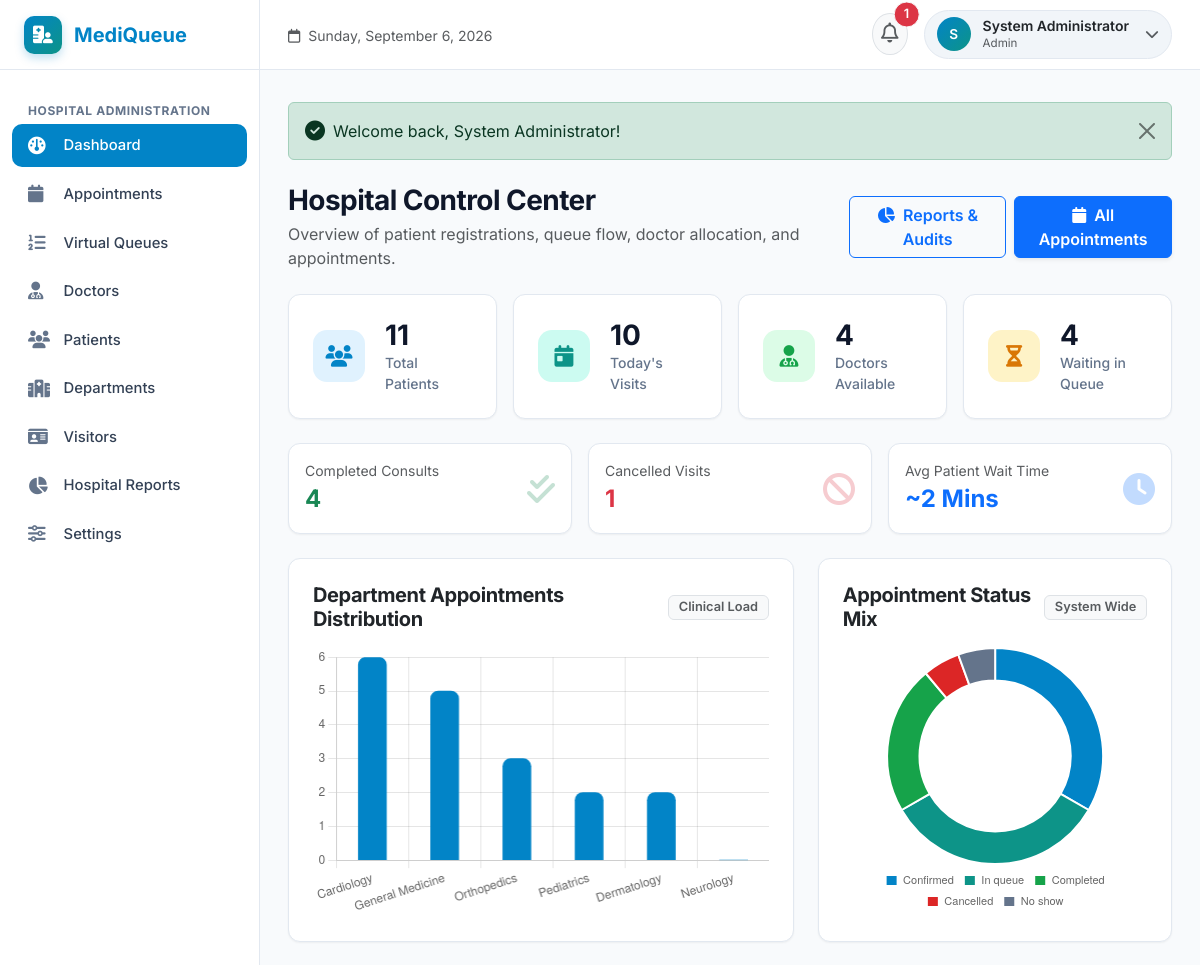
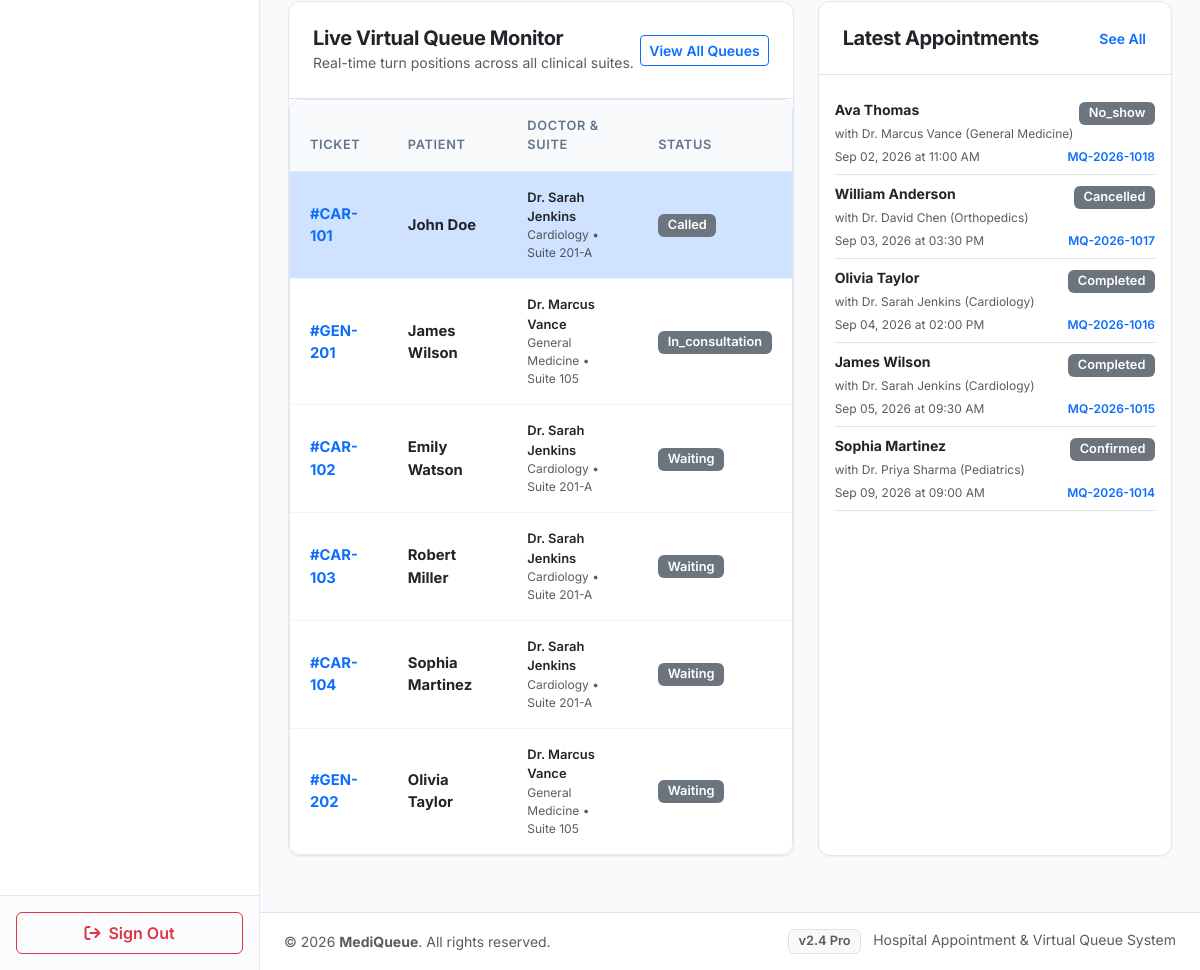
Page /admin/dashboard.php (signed in) on the committed database (2 pictures, top to bottom).
### tables this page shows
CREATE TABLE `queues` (
  `id` INT AUTO_INCREMENT PRIMARY KEY,
  `appointment_id` INT NOT NULL,
  `patient_id` INT NOT NULL,
  `doctor_id` INT NOT NULL,
  `queue_number` VARCHAR(50) NOT NULL,
  `queue_position` INT NOT NULL DEFAULT 1,
  `estimated_waiting_time` INT NOT NULL DEFAULT 15,
  `status` ENUM('waiting', 'called', 'in_consultation', 'completed', 'cancelled', 'no_show') DEFAULT 'waiting',
  `joined_at` TIMESTAMP DEFAULT CURRENT_TIMESTAMP,
  `called_at` TIMESTAMP NULL DEFAULT NULL,
  `completed_at` TIMESTAMP NULL DEFAULT NULL,
  CONSTRAINT `fk_queue_appointment` FOREIGN KEY (`appointment_id`) REFERENCES `appointments` (`id`) ON DELETE CASCADE,
  CONSTRAINT `fk_queue_patient` FOREIGN KEY (`patient_id`) REFERENCES `patients` (`id`) ON DELETE CASCADE,
  CONSTRAINT `fk_queue_doctor` FOREIGN KEY (`doctor_id`) REFERENCES `doctors` (`id`) ON DELETE CASCADE,
  INDEX `idx_queue_doc_status` (`doctor_id`, `status`)
);

CREATE TABLE `users` (
  `id` INT AUTO_INCREMENT PRIMARY KEY,
  `name` VARCHAR(150) NOT NULL,
  `email` VARCHAR(150) NOT NULL UNIQUE,
  `password` VARCHAR(255) NOT NULL,
  `role` ENUM('patient', 'doctor', 'admin') NOT NULL DEFAULT 'patient',
  `phone` VARCHAR(30) NULL,
  `status` ENUM('active', 'inactive') NOT NULL DEFAULT 'active',
  `avatar` VARCHAR(255) NULL,
  `created_at` TIMESTAMP DEFAULT CURRENT_TIMESTAMP
);

CREATE TABLE `departments` (
  `id` INT AUTO_INCREMENT PRIMARY KEY,
  `department_name` VARCHAR(100) NOT NULL,
  `description` TEXT NULL,
  `icon` VARCHAR(50) DEFAULT 'fa-stethoscope',
  `created_at` TIMESTAMP DEFAULT CURRENT_TIMESTAMP
);

CREATE TABLE `doctors` (
  `id` INT AUTO_INCREMENT PRIMARY KEY,
  `user_id` INT NOT NULL,
  `department_id` INT NOT NULL,
  `specialization` VARCHAR(150) NOT NULL,
  `qualification` VARCHAR(150) NOT NULL,
  `experience_years` INT DEFAULT 5,
  `room_number` VARCHAR(50) DEFAULT 'Room 101',
  `consultation_fee` DECIMAL(10,2) DEFAULT 50.00,
  `status` ENUM('active', 'inactive') DEFAULT 'active',
  `created_at` TIMESTAMP DEFAULT CURRENT_TIMESTAMP,
  CONSTRAINT `fk_doctors_user` FOREIGN KEY (`user_id`) REFERENCES `users` (`id`) ON DELETE CASCADE,
  CONSTRAINT `fk_doctors_dept` FOREIGN KEY (`department_id`) REFERENCES `departments` (`id`) ON DELETE RESTRICT
);

CREATE TABLE `appointments` (
  `id` INT AUTO_INCREMENT PRIMARY KEY,
  `patient_id` INT NOT NULL,
  `doctor_id` INT NOT NULL,
  `appointment_date` DATE NOT NULL,
  `appointment_time` TIME NOT NULL,
  `appointment_number` VARCHAR(50) NOT NULL UNIQUE,
  `status` ENUM('pending', 'confirmed', 'in_queue', 'completed', 'cancelled', 'no_show') DEFAULT 'confirmed',
  `reason` TEXT NULL,
  `created_at` TIMESTAMP DEFAULT CURRENT_TIMESTAMP,
  CONSTRAINT `fk_appoint_patient` FOREIGN KEY (`patient_id`) REFERENCES `patients` (`id`) ON DELETE CASCADE,
  CONSTRAINT `fk_appoint_doctor` FOREIGN KEY (`doctor_id`) REFERENCES `doctors` (`id`) ON DELETE CASCADE,
  INDEX `idx_doc_date_time` (`doctor_id`, `appointment_date`, `appointment_time`)
);

### admin/dashboard.php (the view, shortened to what the rows shown need)
<?php
require_once __DIR__ . '/../includes/functions.php';
$conn = get_db_connection();
$statusRows = $conn->query("
    SELECT status, COUNT(*) as count
    FROM appointments
    GROUP BY status
")->fetchAll();
$statusLabels = [];
$statusCounts = [];
foreach ($statusRows as $sr) {
    $statusLabels[] = ucfirst(str_replace('_', ' ', $sr['status']));
    $statusCounts[] = (int)$sr['count'];
}
$deptRows = $conn->query("
    SELECT dept.department_name, COUNT(a.id) as app_count
    FROM departments dept
    LEFT JOIN doctors d ON dept.id = d.department_id
    LEFT JOIN appointments a ON d.id = a.doctor_id
    GROUP BY dept.id
    ORDER BY app_count DESC
")->fetchAll();
$deptLabels = [];
$deptCounts = [];
foreach ($deptRows as $dr) {
    $deptLabels[] = $dr['department_name'];
    $deptCounts[] = (int)$dr['app_count'];
}
$activeQueues = $conn->query("
    SELECT q.*, u.name as patient_name, doc_u.name as doctor_name,
           dept.department_name, d.room_number, a.appointment_number
    FROM queues q
    JOIN patients p ON q.patient_id = p.id
    JOIN users u ON p.user_id = u.id
    JOIN doctors d ON q.doctor_id = d.id
    JOIN users doc_u ON d.user_id = doc_u.id
    JOIN departments dept ON d.department_id = dept.id
    JOIN appointments a ON q.appointment_id = a.id
    WHERE DATE(q.joined_at) = CURDATE()
    ORDER BY
        CASE
            WHEN q.status = 'called' THEN 1
            WHEN q.status = 'in_consultation' THEN 2
            WHEN q.status = 'waiting' THEN 3
            ELSE 4
        END,
        q.id ASC
    LIMIT 6
")->fetchAll();
$recentApps = $conn->query("
    SELECT a.*, u.name as patient_name, doc_u.name as doctor_name, dept.department_name
    FROM appointments a
    JOIN patients p ON a.patient_id = p.id
    JOIN users u ON p.user_id = u.id
    JOIN doctors d ON a.doctor_id = d.id
    JOIN users doc_u ON d.user_id = doc_u.id
    JOIN departments dept ON d.department_id = dept.id
    ORDER BY a.id DESC
    LIMIT 5
")->fetchAll();
include __DIR__ . '/../includes/header.php';
?>
<div class="row g-4 mb-4">
    <div class="col-lg-7">
        <div class="mq-card p-0 bg-white h-100">
            <div class="mq-table-responsive">
                <table class="table mq-table align-middle">
                    <thead>
                        <tr>
                            <th>Ticket</th>
                            <th>Patient</th>
                            <th>Doctor & Suite</th>
                            <th>Status</th>
                        </tr>
                    </thead>
                    <tbody>
                        <?php if (empty($activeQueues)): ?>
                            <tr>
                                <td colspan="4" class="text-center py-4 text-muted small">No active queue entries today.</td>
                            </tr>
                        <?php else: ?>
                            <?php foreach ($activeQueues as $q): ?>
                                <tr class="<?= $q['status'] === 'called' ? 'table-primary bg-opacity-10' : '' ?>">
                                    <td>
                                        <strong class="text-primary">#<?= htmlspecialchars($q['queue_number']) ?></strong>
                                    </td>
                                    <td>
                                        <div class="fw-bold text-dark"><?= htmlspecialchars($q['patient_name']) ?></div>
                                    </td>
                                    <td>
                                        <div class="small fw-semibold text-dark"><?= htmlspecialchars($q['doctor_name']) ?></div>
                                        <div class="text-muted" style="font-size: 0.75rem;"><?= htmlspecialchars($q['department_name']) ?> &bull; <?= htmlspecialchars($q['room_number'] ?: 'Suite 101') ?></div>
                                    </td>
                                    <td><?= get_status_badge($q['status']) ?></td>
                                </tr>
                            <?php endforeach; ?>
                        <?php endif; ?>
                    </tbody>
                </table>
            </div>
        </div>
    </div>
    <div class="col-lg-5">
        <div class="mq-card p-0 bg-white h-100">
            <div class="p-3">
                <?php if (empty($recentApps)): ?>
                    <p class="text-center text-muted small py-4 mb-0">No recent appointment activity.</p>
                <?php else: ?>
                    <div class="list-group list-group-flush">
                        <?php foreach ($recentApps as $ra): ?>
                            <div class="list-group-item px-0 py-2 border-bottom">
                                <div class="d-flex justify-content-between align-items-start">
                                    <div>
                                        <strong class="text-dark small d-block"><?= htmlspecialchars($ra['patient_name']) ?></strong>
                                        <span class="text-muted" style="font-size: 0.75rem;">with <?= htmlspecialchars($ra['doctor_name']) ?> (<?= htmlspecialchars($ra['department_name']) ?>)</span>
                                    </div>
                                    <div><?= get_status_badge($ra['status']) ?></div>
                                </div>
                                <div class="d-flex justify-content-between small text-muted mt-1" style="font-size: 0.75rem;">
                                    <span><?= format_date($ra['appointment_date']) ?> at <?= format_time($ra['appointment_time']) ?></span>
                                    <span class="text-primary fw-semibold"><?= htmlspecialchars($ra['appointment_number']) ?></span>
                                </div>
                            </div>
                        <?php endforeach; ?>
                    </div>
                <?php endif; ?>
            </div>
        </div>
    </div>
</div>
<script>
document.addEventListener('DOMContentLoaded', () => {
    // 1. Department Appointments Bar Chart
    const deptCtx = document.getElementById('deptChart');
    if (deptCtx) {
        new Chart(deptCtx, {
            type: 'bar',
            data: {
                labels: <?= json_encode($deptLabels) ?>,
                datasets: [{
                    label: 'Appointments',
                    data: <?= json_encode($deptCounts) ?>,
                    backgroundColor: '#0284c7',
                    borderRadius: 8,
                    barThickness: 28
                }]
            },
            options: {
                responsive: true,
                maintainAspectRatio: false,
                plugins: {
                    legend: { display: false }
                },
                scales: {
                    y: {
                        beginAtZero: true,
                        ticks: { stepSize: 1 }
                    }
                }
            }
        });
    }
    // 2. Appointment Status Doughnut Chart
    const statusCtx = document.getElementById('statusChart');
    if (statusCtx) {
        new Chart(statusCtx, {
            type: 'doughnut',
            data: {
                labels: <?= json_encode($statusLabels) ?>,
                datasets: [{
                    data: <?= json_encode($statusCounts) ?>,
                    backgroundColor: [
                        '#0284c7', // confirmed
                        '#0d9488', // in_queue
                        '#16a34a', // completed
                        '#dc2626', // cancelled
                        '#64748b'  // no_show
                    ],
                    borderWidth: 2,
                    borderColor: '#ffffff'
                }]
            },
            options: {
                responsive: true,
                maintainAspectRatio: false,
                plugins: {
                    legend: {
                        position: 'bottom',
                        labels: { boxWidth: 12, font: { size: 11 } }
                    }
                },
                cutout: '70%'
            }
        });
    }
});
</script>
<?php include __DIR__ . '/../includes/footer.php'; ?>

### includes/functions.php (shortened to what the rows shown need)
<?php
function format_date($dateStr) {
    $timestamp = strtotime($dateStr);
    return date('M d, Y', $timestamp);
}
function format_time($timeStr) {
    $timestamp = strtotime($timeStr);
    return date('h:i A', $timestamp);
}
function get_status_badge($status) {
    $status = strtolower(trim((string)$status));
    return $badges[$status] ?? '<span class="badge bg-secondary">' . htmlspecialchars(ucfirst($status)) . '</span>';
}

### rows in the picture
queues: queue_number "CAR-101", users.name "John Doe", users.name "Dr. Sarah Jenkins", departments.department_name "Cardiology", doctor.room_number "Suite 201-A", status "Called"
queues: queue_number "GEN-201", users.name "James Wilson", users.name "Dr. Marcus Vance", departments.department_name "General Medicine", doctor.room_number "Suite 105", status "In_consultation"
queues: queue_number "CAR-102", users.name "Emily Watson", users.name "Dr. Sarah Jenkins", departments.department_name "Cardiology", doctor.room_number "Suite 201-A", status "Waiting"
queues: queue_number "CAR-103", users.name "Robert Miller", users.name "Dr. Sarah Jenkins", departments.department_name "Cardiology", doctor.room_number "Suite 201-A", status "Waiting"
queues: queue_number "CAR-104", users.name "Sophia Martinez", users.name "Dr. Sarah Jenkins", departments.department_name "Cardiology", doctor.room_number "Suite 201-A", status "Waiting"
queues: queue_number "GEN-202", users.name "Olivia Taylor", users.name "Dr. Marcus Vance", departments.department_name "General Medicine", doctor.room_number "Suite 105", status "Waiting"
appointments: users.name "Ava Thomas", users.name "Dr. Marcus Vance", departments.department_name "General Medicine", status "No_show", appointment_date "Sep 02, 2026", appointment_time "11:00 AM", appointment_number "MQ-2026-1018"
appointments: users.name "William Anderson", users.name "Dr. David Chen", departments.department_name "Orthopedics", status "Cancelled", appointment_date "Sep 03, 2026", appointment_time "03:30 PM", appointment_number "MQ-2026-1017"
appointments: users.name "Olivia Taylor", users.name "Dr. Sarah Jenkins", departments.department_name "Cardiology", status "Completed", appointment_date "Sep 04, 2026", appointment_time "02:00 PM", appointment_number "MQ-2026-1016"
appointments: users.name "James Wilson", users.name "Dr. Sarah Jenkins", departments.department_name "Cardiology", status "Completed", appointment_date "Sep 05, 2026", appointment_time "09:30 AM", appointment_number "MQ-2026-1015"
appointments: users.name "Sophia Martinez", users.name "Dr. Priya Sharma", departments.department_name "Pediatrics", status "Confirmed", appointment_date "Sep 09, 2026", appointment_time "09:00 AM", appointment_number "MQ-2026-1014"

### other values in the picture
APP_NAME "MediQueue"
$unreadNotifsCount "1"
substr($currentUser['name'] ?? 'U', 0, 1) "S"
$currentUser['name'] "System Administrator"
$currentUser['role'] "Admin"
$flash['message'] "Welcome back, System Administrator!"
$totalPatients "11"
$todayApps "10"
$availableDoctors "4"
$waitingPatients "4"
$completedApps "4"
$cancelledApps "1"
$avgWait "2"
chart data {{ json_encode($deptLabels) }} ["Cardiology","General Medicine","Orthopedics","Pediatrics","Dermatology","Neurology"]
chart data {{ json_encode($deptCounts) }} [6,5,3,2,2,0]
